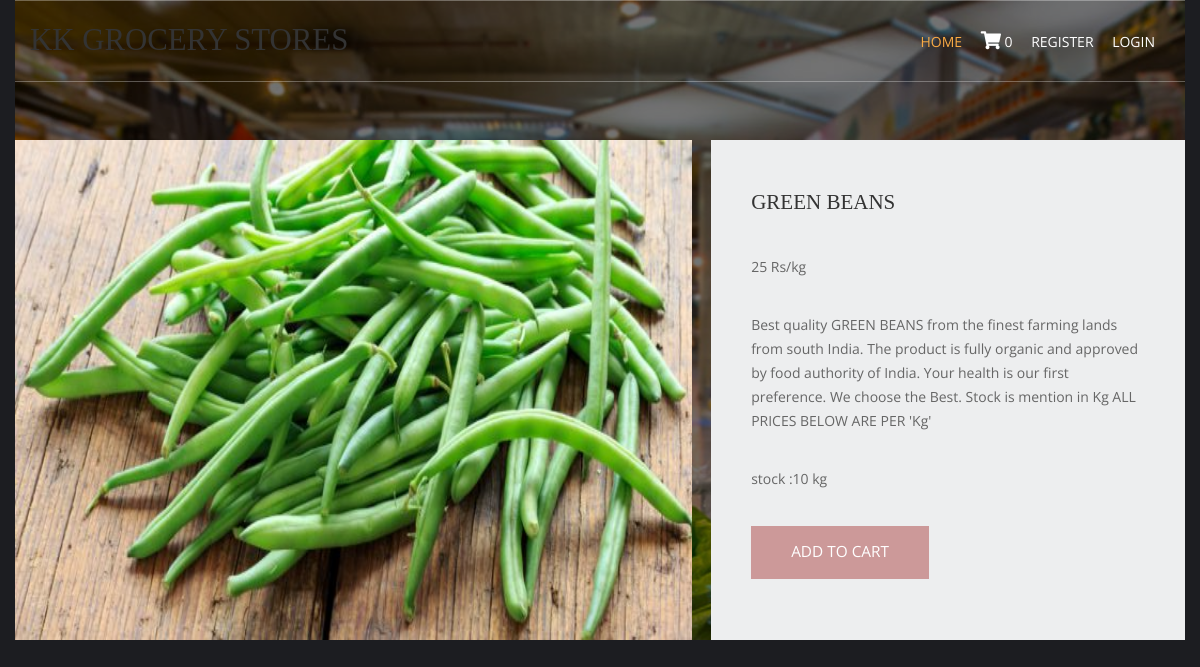
Page /vegetables/green-beans/ on the committed database.
### shop/models.py (models this page shows, shortened)
class products(models.Model):
    name=models.CharField(max_length=250,unique=True)
    slug=models.SlugField(max_length=250,unique=True)
    img=models.ImageField(upload_to='product')
    desc=models.TextField()
    stock=models.IntegerField()
    available=models.BooleanField()
    price=models.IntegerField()
    category=models.ForeignKey(categ,on_delete=models.CASCADE)

### shop/views.py (the view)
# urls.py: path('<slug:c_slug>/<slug:product_slug>/',views.prodDetails,name='details'),
def prodDetails(request,c_slug,product_slug):
    try:
        prod=products.objects.get(category__slug=c_slug,slug=product_slug)
    except Exception  as e:
        raise e
    return render(request,'item.html',{'pr':prod})

### cart/context_processor.py (called while the page is built)
def count(request):
    item_count=0
    if 'admin' in request.path:
        return{}
    else:
        try:
            ct=cartlist.objects.filter(cart_id=c_id(request))
            cti=items.objects.all().filter(cart=ct[:1])
            for c in cti:
                item_count += c.quan
        except cartlist.DoesNotExist:
            item_count=0
        return  ({'itc':item_count})

### cart/views.py (called while the page is built)
def c_id(request):
    ct_id=request.session.session_key
    if not ct_id:
        ct_id=request.session.create()
    return ct_id

### templates/item.html (shortened to what this page needs)
{% extends 'base.html' %}
{% load static %}
{% block content %}
<html lang="en">
<head>
    <link href="{% static 'pr/fontawesome/css/all.min.css' %}" rel="stylesheet" />
    <link href="{% static 'pr/css/templatemo-comparto.css' %}" rel="stylesheet" />
</head>
<body>
  <br><br>
        <section class="tm-mb-1" id="about">
            <div class="tm-row tm-about-row">
                <div class="tm-section-1-l">
                    <img src="{{pr.img.url}}" alt="About image" class="tm-img-responsive" style="height:500;width:1000">
                </div>
                <article class="tm-section-1-r tm-bg-color-8">
                    <h2 class="tm-mb-2 tm-title-color">{{pr.name}}</h2>
                     <p>{{pr.price}} Rs/kg</p>
                   <p>{{pr.desc}}</p>
                     <p>stock :{{pr.stock}} kg</p>
                    {% if pr.stock >= 1 %}
                    <a href="{% url 'addcart' pr.id %}" class="tm-btn tm-btn-1 tm-link-to-services">ADD TO CART</a>
                    {% else %}
                    <h1 style="color:red">sorry,out of stock</h1>
                    {% endif %}
                </article>
            </div>
        </section>
</body>
</html>
{% endblock %}

### static/hm/layout/styles/layout.css (style rules this page uses)
*, *::before, *::after { transition:all .3s ease-in-out; }
body { color:#A5A6AA; background-color:#1C1D21; }
a { color:#FBAB45; }

### static/pr/pr/css/templatemo-comparto.css (style rules this page uses)
*, *::before, *::after { box-sizing: border-box; outline: none; }
ul, h1, h2, h3, h4, p, figure { padding: 0; margin: 0; }
body { font-family: 'Open Sans', Arial, sans-serif; font-size: 18px; overflow-x: hidden; padding-left: 15px; padding-right: 15px; margin: 0; }
h2 { font-size: 1.5rem; }
a { transition: all 0.3s ease; text-decoration: none; }
p { color: #666; line-height: 1.7; margin-bottom: 35px; }
h1, h2, h3, h4, h5, h6 { color: #333; }
.tm-mb-1 { margin-bottom: 20px; }
.tm-mb-2 { margin-bottom: 40px; }
.tm-bg-color-8 { background-color: #EDEEEF; }
.tm-img-responsive { max-width: 100%; height: auto; }
.tm-section-1-l { width: 57.85%; margin-right: 1.65%; }
.tm-section-1-r { padding: 50px 40px; width: 40.5%; }
.tm-row { display: flex; }
.tm-btn { display: inline-block; padding: 15px 40px; font-size: 1.1rem; border: none; background-color: #CC9999; color: white; }
a { color: #666; }

### static/hm/layout/styles/framework.css (style rules this page uses)
html { overflow-y:scroll; overflow-x:hidden; }
html, body { margin:0; padding:0; font-size:14px; line-height:1.6em; }
*, *::before, *::after { box-sizing:border-box; }
a { outline:none; text-decoration:none; }
img { width:auto; max-width:100%; height:auto; margin:0; padding:0; border:none; line-height:normal; vertical-align:middle; }
body, input, textarea, select { font-family:Verdana, Geneva, sans-serif; }
h1, h2, h3, h4, h5, h6, .heading { font-family:Georgia, "Times New Roman", Times, serif; }
::placeholder { opacity:1; }
h1, h2, h3, h4, h5, h6, .heading { margin:0 0 20px 0; font-size:1.4rem; line-height:normal; font-weight:normal; text-transform:uppercase; }
address, article, aside, figcaption, figure, footer, header, main, nav, section { display:block; margin:0; padding:0; }

### rows in the picture
products: img (picture), name "GREEN BEANS", price "25", desc "Best quality GREEN BEANS from the finest farming lands from south India. The product is fully organic and approved by food authority of India. Your health is our first preference. We choose the Best. Stock is mention in Kg ALL PRICES BELOW ARE PER 'Kg'", stock "10"

### other values in the picture
{{ itc }} "0"
